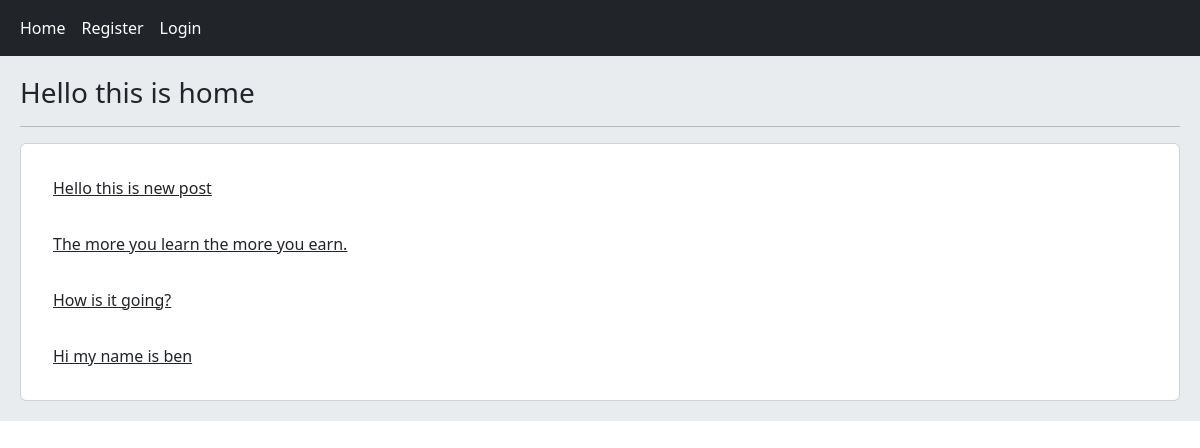
The page / on the database its author committed.
### home/models.py (models this page shows, shortened)
class Post(models.Model):
    user = models.ForeignKey(User, on_delete=models.CASCADE, related_name='posts')
    body = models.TextField()
    slug = models.SlugField()
    created = models.DateTimeField(auto_now_add=True)
    updated = models.DateTimeField(auto_now=True)
    class Meta:
        ordering = ['-created']
    def get_absolute_url(self):
        return reverse('home:post_detail', args=(self.id, self.slug))

### home/views.py (the view)
# urls.py: path('', views.HomeView.as_view(), name='home'),
class HomeView(View):
    def get(self, request):
        posts = Post.objects.all()
        return render(request, 'home/index.html', {'posts': posts})

### home/templates/home/index.html
{% extends 'base.html' %}
{% block content %}
	<h3>Hello this is home</h3>
	<hr>
	<div class="card p-3">
		{% for post in posts %}
			<a href="{{ post.get_absolute_url }}" class="card-body">{{ post.body|truncatewords:8 }}</a>
		{% endfor %}
	</div>
{% endblock %}

### rows shown on the page
Post: body "Hello this is new post"
Post: body "The more you learn the more you earn."
Post: body "How is it going?"
Post: body "Hi my name is ben"
